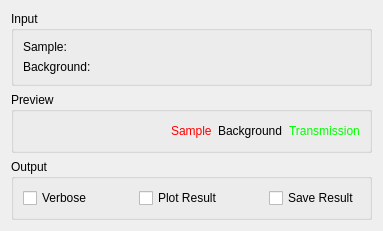
     <widget class="QWidget" name="tabTransmission">
      <attribute name="title">
       <string>Transmission</string>
      </attribute>
      <layout class="QVBoxLayout" name="verticalLayout_17">
       <item>
        <widget class="QGroupBox" name="gbTransmissionInput">
         <property name="title">
          <string>Input</string>
         </property>
         <layout class="QGridLayout" name="gridLayout_2">
          <item row="0" column="1">
           <widget class="MantidQt::MantidWidgets::DataSelector" name="trans_dsSampleInput" native="true">
            <property name="sizePolicy">
             <sizepolicy hsizetype="Minimum" vsizetype="Fixed">
              <horstretch>0</horstretch>
              <verstretch>0</verstretch>
             </sizepolicy>
            </property>
            <property name="autoLoad" stdset="0">
             <bool>true</bool>
            </property>
            <property name="loadLabelText" stdset="0">
             <string/>
            </property>
            <property name="workspaceSuffixes" stdset="0">
             <stringlist/>
            </property>
            <property name="fileBrowserSuffixes" stdset="0">
             <stringlist>
              <string>.raw</string>
             </stringlist>
            </property>
            <property name="showLoad" stdset="0">
             <bool>false</bool>
            </property>
           </widget>
          </item>
          <item row="0" column="0">
           <widget class="QLabel" name="trans_lbSample">
            <property name="text">
             <string>Sample:</string>
            </property>
           </widget>
          </item>
          <item row="1" column="1">
           <widget class="MantidQt::MantidWidgets::DataSelector" name="trans_dsCanInput" native="true">
            <property name="sizePolicy">
             <sizepolicy hsizetype="Minimum" vsizetype="Fixed">
              <horstretch>0</horstretch>
              <verstretch>0</verstretch>
             </sizepolicy>
            </property>
            <property name="autoLoad" stdset="0">
             <bool>true</bool>
            </property>
            <property name="loadLabelText" stdset="0">
             <string/>
            </property>
            <property name="workspaceSuffixes" stdset="0">
             <stringlist/>
            </property>
            <property name="fileBrowserSuffixes" stdset="0">
             <stringlist>
              <string>.raw</string>
             </stringlist>
            </property>
            <property name="showLoad" stdset="0">
             <bool>false</bool>
            </property>
           </widget>
          </item>
          <item row="1" column="0">
           <widget class="QLabel" name="trans_lbBackground">
            <property name="text">
             <string>Background:</string>
            </property>
           </widget>
          </item>
         </layout>
        </widget>
       </item>
       <item>
        <widget class="QGroupBox" name="gbTransmissionPreview">
         <property name="title">
          <string>Preview</string>
         </property>
         <layout class="QVBoxLayout" name="verticalLayout_18">
          <item>
           <layout class="QVBoxLayout" name="trans_plotPreview">
            <property name="sizeConstraint">
             <enum>QLayout::SetMinimumSize</enum>
            </property>
           </layout>
          </item>
          <item>
           <layout class="QHBoxLayout" name="trans_loPreviewLegend">
            <item>
             <spacer name="horizontalSpacer_4">
              <property name="orientation">
               <enum>Qt::Horizontal</enum>
              </property>
              <property name="sizeHint" stdset="0">
               <size>
                <width>40</width>
                <height>20</height>
               </size>
              </property>
             </spacer>
            </item>
            <item>
             <widget class="QLabel" name="trans_lbSample_2">
              <property name="styleSheet">
               <string notr="true">color: rgb(255, 0, 0);</string>
              </property>
              <property name="text">
               <string>Sample</string>
              </property>
             </widget>
            </item>
            <item>
             <widget class="QLabel" name="trans_lbCan">
              <property name="text">
               <string>Background</string>
              </property>
             </widget>
            </item>
            <item>
             <widget class="QLabel" name="trans_lbTransmission">
              <property name="styleSheet">
               <string notr="true">color: rgb(0, 255, 0);</string>
              </property>
              <property name="text">
               <string>Transmission</string>
              </property>
             </widget>
            </item>
           </layout>
          </item>
         </layout>
        </widget>
       </item>
       <item>
        <layout class="QVBoxLayout" name="verticalLayout_3"/>
       </item>
       <item>
        <widget class="QGroupBox" name="trans_OutputOptions">
         <property name="title">
          <string>Output</string>
         </property>
         <layout class="QVBoxLayout" name="verticalLayout_29">
          <item>
           <layout class="QHBoxLayout" name="horizontalLayout_44">
            <item>
             <widget class="QCheckBox" name="trans_ckVerbose">
              <property name="enabled">
               <bool>true</bool>
              </property>
              <property name="text">
               <string>Verbose</string>
              </property>
             </widget>
            </item>
            <item>
             <spacer name="horizontalSpacer_17">
              <property name="orientation">
               <enum>Qt::Horizontal</enum>
              </property>
              <property name="sizeHint" stdset="0">
               <size>
                <width>40</width>
                <height>20</height>
               </size>
              </property>
             </spacer>
            </item>
            <item>
             <widget class="QCheckBox" name="trans_ckPlot">
              <property name="text">
               <string>Plot Result</string>
              </property>
             </widget>
            </item>
            <item>
             <spacer name="horizontalSpacer_18">
              <property name="orientation">
               <enum>Qt::Horizontal</enum>
              </property>
              <property name="sizeHint" stdset="0">
               <size>
                <width>40</width>
                <height>20</height>
               </size>
              </property>
             </spacer>
            </item>
            <item>
             <widget class="QCheckBox" name="trans_ckSave">
              <property name="text">
               <string>Save Result</string>
              </property>
             </widget>
            </item>
           </layout>
          </item>
         </layout>
        </widget>
       </item>
      </layout>
     </widget>
